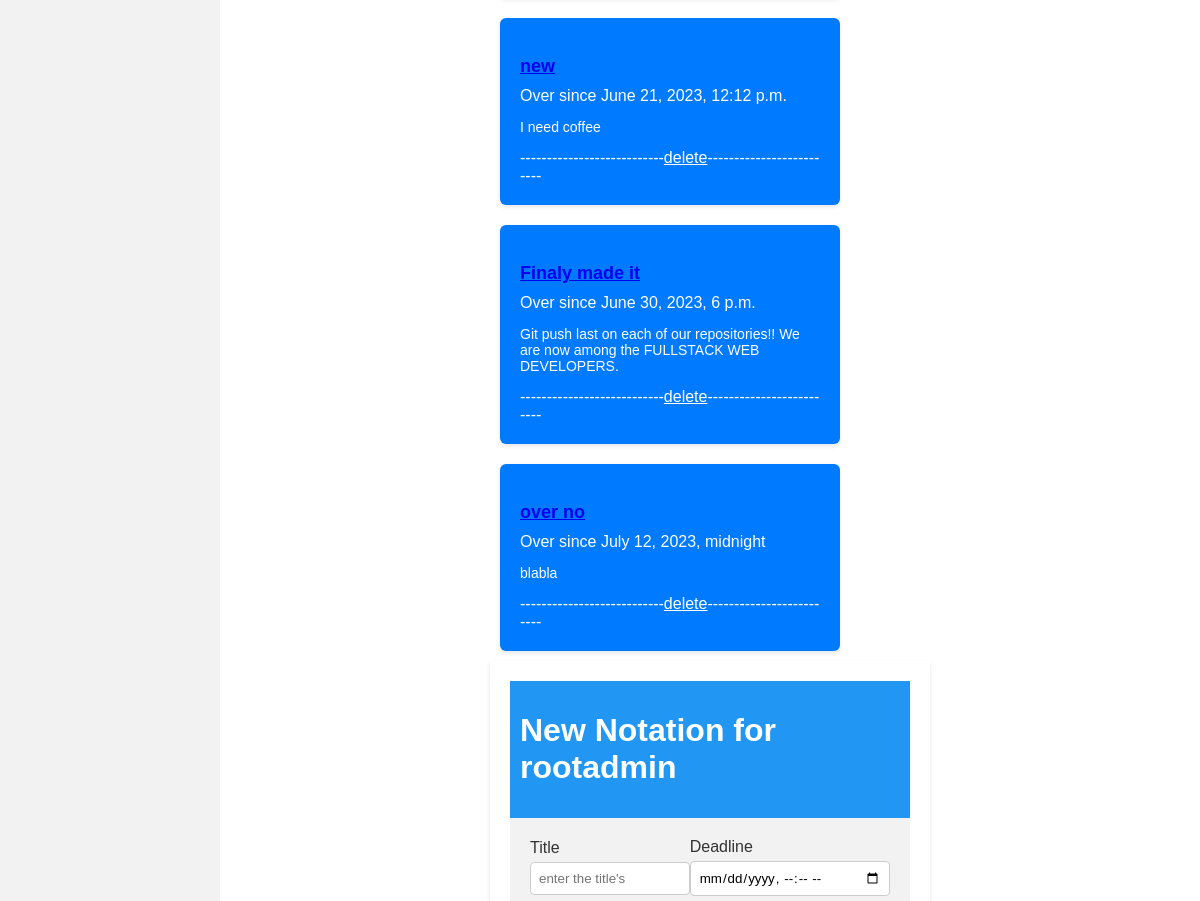
The page / (signed in, middle part) on the database as committed earlier.
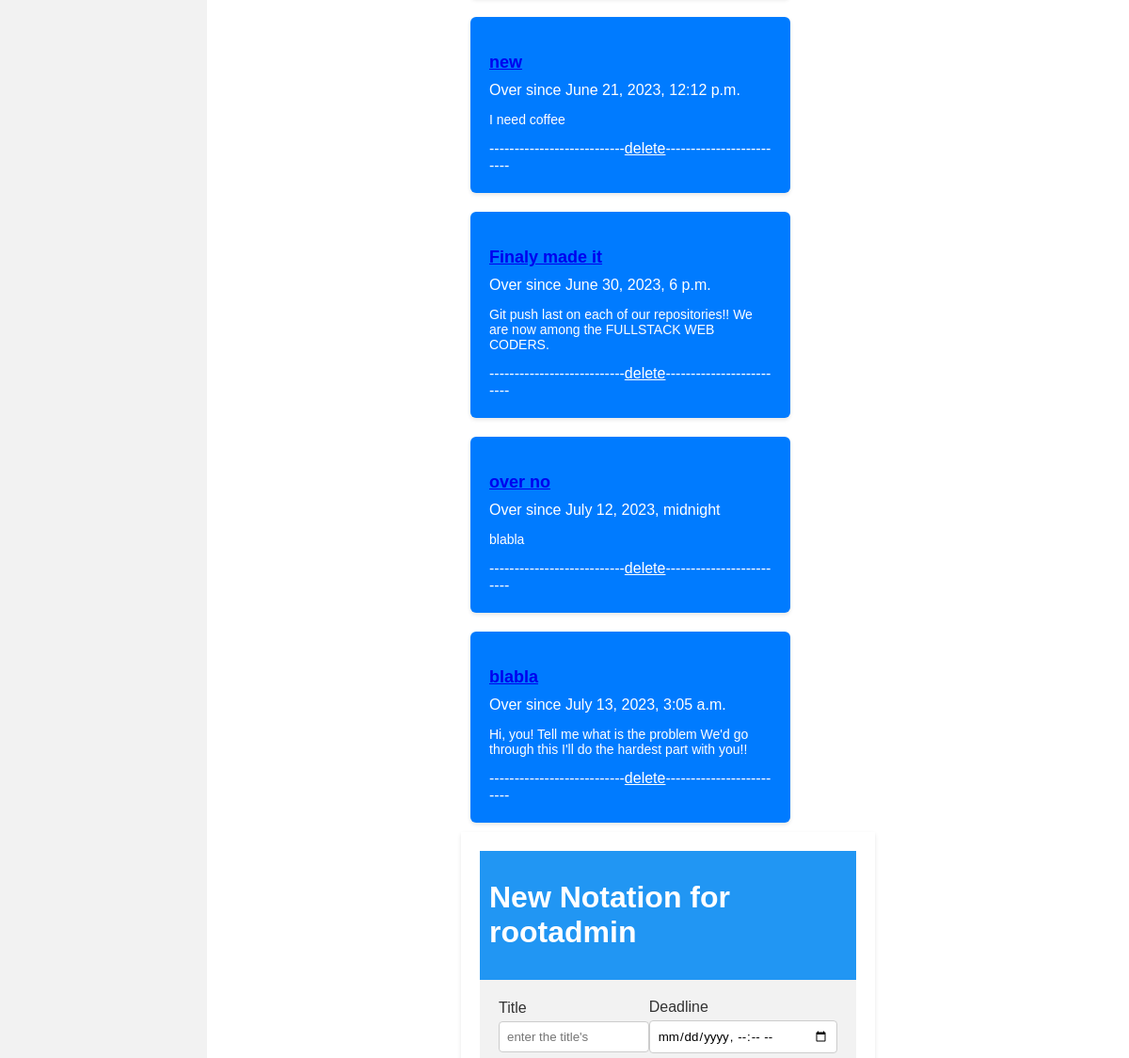
The same page on the database as committed later.
### principal/models.py (models this page shows, shortened)
class Annotation(models.Model):
    account = models.ForeignKey(User, null=True, blank=False, on_delete=models.SET_NULL)
    name = models.CharField(max_length=45)
    description = models.TextField()
    deadline = models.DateTimeField()  # format("YYYY-MM-DD\ HH:mn:sc")
    reminder = models.TimeField()  # format("HH:Mn:Sc")
    over = models.BooleanField(default=False)
    like = models.ManyToManyField(User, related_name='fan_zone',  blank=True, null=True)
    unlike = models.ManyToManyField(User, related_name='contests', blank=True, null=True)
    objects = models.Manager()
    def __str__(self) -> str:
        return f'{self.id}-----{self.name}-------{self.deadline.date()}'

### principal/views.py (the view, shortened to what this page needs)
# urls.py: path('', generated, name='entry'),
@sync_to_async()
def generated(request, annotation_id=0):
    if request.user.username:
        nature: str = "Add"
        advice: str = "Getting connection to openai..."
        length: float = 0
        timing: str = ''
        qs = Annotation.objects.filter(account=request.user).order_by("deadline")
        for note in qs:
            coming_deadline = note.deadline
            delta = datetime.datetime(year=coming_deadline.year, month=coming_deadline.month,
                                      day=coming_deadline.day, hour=coming_deadline.hour,
                                      minute=coming_deadline.minute, second=coming_deadline.second, microsecond=0)
            if (delta - datetime.datetime.now()).total_seconds() < 0 and note.over is False:
                print(note)
                note.over = True
            elif (delta - datetime.datetime.now()).total_seconds() > 0 and note.over:
                note.over = False
            note.save()
        if request.method == 'POST':
            if annotation_id == 0:
                desc = request.POST['description']
                form = Annotation.objects.create(
                    account=request.user,
                    name=request.POST['name'],
                    deadline=request.POST['deadline'],
                    reminder=request.POST['reminder'], description=desc,
                    over=False
                )  # create
                deadline = datetime.datetime(year=int(request.POST['deadline'][0:3]),
                                             month=int(request.POST['deadline'][5:7]),
                                             day=int(request.POST['deadline'][8:10]),
                                             hour=int(request.POST['deadline'][11:13]),
                                             minute=int(request.POST['deadline'][14:16]),
                                             second=10, microsecond=10)
                if (deadline - datetime.datetime.now()).total_seconds() > 0:
                    over = False  # temps impartie finie
                else:
                    over = True
                form.over = over
                form.save()
                return HttpResponseRedirect(reverse('main:entry'))
            else:
                nature = 'change'
                note = Annotation.objects.get(id=annotation_id)
                form = AnnotationForm(request.POST, instance=note)
                if form.is_valid():
                    form.save()
                return HttpResponseRedirect(reverse('main:entry'))
        elif request.method == 'GET':
            if annotation_id == 0:
                form = AnnotationForm()  # create
            return render(request, template_name='principal/generat.html', context={  # 'principal/timer.html'
                "dj": qs,
                "form": form,
                "type": nature,
                "advice": advice,
                "length": length,
                "timing": timing,
            }
                          )
    elif request.user:  # new_User_or_Anonymous
        qs = User.objects.all()  # async filter(is_active=True, good_stat)
        """ matplotlib(user, login) """
        return render(request, template_name='./principal/generat.html', context={"dj": qs})

### principal/templates/principal/generat.html (shortened to what this page needs)
<!DOCTYPE html>
<html lang="en">
<head>
    {% load static %}{% load i18n %}
    <link rel="stylesheet" href="{% static './styles/generat.css' %}">
</head>
<body>
    <div class="sidebar-container">
        <div class="sidebar">
        </div>
        <main>
                {% if res %}
                        {% for r in res %}
                            <div class="results-card not-visible" id="results-box">
                                {% if r.email %}
                                    <div class="card white">
                                        <div class="card-header">
                                            <div class="countdown">{% if r.is_active %} Available {% else %} Not available {% endif %}</div>
                                        </div>
                                        <div class="card-body">
                                             <a href="{% url 'main:visiting' r.id %}"><h3>USER: {{ r.username }}</h3></a>
                                            <p>{{ r.email }}</p>
                                        </div>
                                    </div>
                                {% else %}
                                    <div class="card blue">
                                        <div class="card-header">
                                            <a href="{% url 'main:change' r.id %}"><div class="countdown">NOTE: {{ r.name }}</div></a>
                                        </div>
                                        <div class="card-body"><a href=""><h3>from: {{ r.account }}</h3></a>
                                            <p>{{ r.description }}</p>
                                        </div>
                                    </div>
                                {% endif %}
                            </div>
                        {% endfor %}
                {% else %}
                        {% if request.user.username %}
                            {% for i in dj %}
                                {% if not i.is_even %}
                                    <div class="card blue">
                                        <div class="card-header">
                                            <a href="{% url 'main:change' i.id %}">
                                                <h3> {{ i.name }} </h3>
                                            </a>
                                            {% if i.over %}
                                                Over since {{ i.deadline }}
                                            {% else %}
                                                {% block clock %}{% endblock %}
                                            {% endif %}
                                        </div>
                                        <div class="card-body">
                                            <p>
                                                {{ i.description }}
                                            </p>
                                        </div>
                                    ---------------------------<a style="color:white" href="{% url 'main:delete' i.id %}">delete</a>-------------------------
                                    </div>
                                {% endif %}
                            {% endfor %}
                        {% endif %}
                        {% if not request.user.is_authenticated %}
                                    <!--div class="message-container">
                                        <p class="message-text"></p>
                                    </div-->
                                        <h1 class="ml10">
                                          <span class="text-wrapper">
                                            <span class="letters">You have to log in or sign up first.</span>
                                          </span>
                                        </h1>
                                        <script src="https://cdnjs.cloudflare.com/ajax/libs/animejs/2.0.2/anime.min.js"></script>
                        {% else %}
                                    <div class="form-container">
                                        <form action="" enctype="application/x-www-form-urlencoded" method="post" class="signup-form">
                                            <div class="form-header">
                                                <h1>New Notation for {{ user.username }}</h1>
                                            </div>
                                            <div class="form-body">                            {{form.errors}}
                                    <div class="horizontal-group">
                                        <div class="form-group left">
                                            <label for="firstname" class="label-title">Title</label>
                                            {{ form.name }}
                                        </div>
                                        <div class="form-group right">
                                            <label for="lastname" class="label-title">Deadline</label>
                                            {{ form.deadline }}
                                        </div>
                                    </div>
                                </div>
                            </form>
                        </div>
                        {% endif %}
                {% endif %}
        </main>
    </div>
</body>
</html>

### static/styles/generat.css (style rules this page uses)
* { font-family: Arial, Helvetica, sans-serif; }
body, ul { margin: 0; padding: 0; }
body { background-color: #fff; color: #333; }
.sidebar { background-color: #f1f1f1; width: 125px; height: 100vh; color: #1147e9; float: left; }
main { display: flex; flex-wrap: wrap; justify-content: center; align-items: center; padding: 20px; }
.card { width: 300px; padding: 20px; border-radius: 6px; margin: 10px; box-shadow: 0 2px 4px rgba(0, 0, 0, 0.1); }
.card h3 { font-size: 18px; margin-bottom: 10px; }
.card p { font-size: 14px; }
.card.blue { background-color: #007bff; color: #fff; }
.sidebar { background-color: #f1f1f1; color: #1147e9; width: 125px; width: 200px; height: auto; float: left; }
.sidebar-container { display: flex; }
.sidebar { width: 200px; padding: 10px; background-color: #f2f2f2; color: #1147e9; }
main { display: flex; flex-direction: column; align-items: center; margin: 20px auto; position: relative; }
.form-container { position: fixed; bottom: 20px; left: 50%; transform: translateX(-50%); background-color: #fff; box-shadow: 0 2px 4px rgba(0, 0, 0, 0.1); padding: 20px; width: 400px; z-index: 999; }
main { display: flex; flex-direction: column; align-items: center; justify-content: flex-end; min-height: 100vh; padding-bottom: 20px; position: relative; }
.form-container { position: absolute; bottom: 0; left: 50%; transform: translateX(-50%); background-color: #fff; box-shadow: 0 2px 4px rgba(0, 0, 0, 0.1); padding: 20px; width: 400px; z-index: 999; }
.form-header { background-color: #2196f3; color: #fff; padding: 10px; }
.form-body { padding: 20px; background-color: #f2f2f2; }
.horizontal-group { display: flex; justify-content: space-between; align-items: center; }
.form-group { margin-bottom: 20px; }
.form-group label { display: block; margin-bottom: 5px; }
.form-group input, .form-group select, .form-group textarea { width: 100%; padding: 8px; border: 1px solid #ccc; border-radius: 4px; box-sizing: border-box; }
.sidebar { width: 200px; background-color: #f2f2f2; color: #1147e9; overflow-y: auto; }
.sidebar { min-width: 115px; background-color: #f2f2f2; overflow-y: auto; color: #1147e9; }
main { display: flex; flex-wrap: wrap; justify-content: center; align-items: flex-start; padding: 20px; }

### principal/templates/principal/generat.html (style rules this page uses)
.card.blue { position: relative; z-index: 2; }
.form-container { position: relative; z-index: 1; }

Rows that differ between the two databases and show on the page:
changed Annotation "Finaly made it": description "Git push last on each of our repositories!! We are now among the FULLSTACK WEB DEVELOPERS." → "Git push last on each of our repositories!! We are now among the FULLSTACK WEB CODERS."
added Annotation: name "blabla", deadline "July 13, 2023, 3:05 a.m.", description "Hi, you! Tell me what is the problem We'd go through this I'll do the hardest part with you!!"
